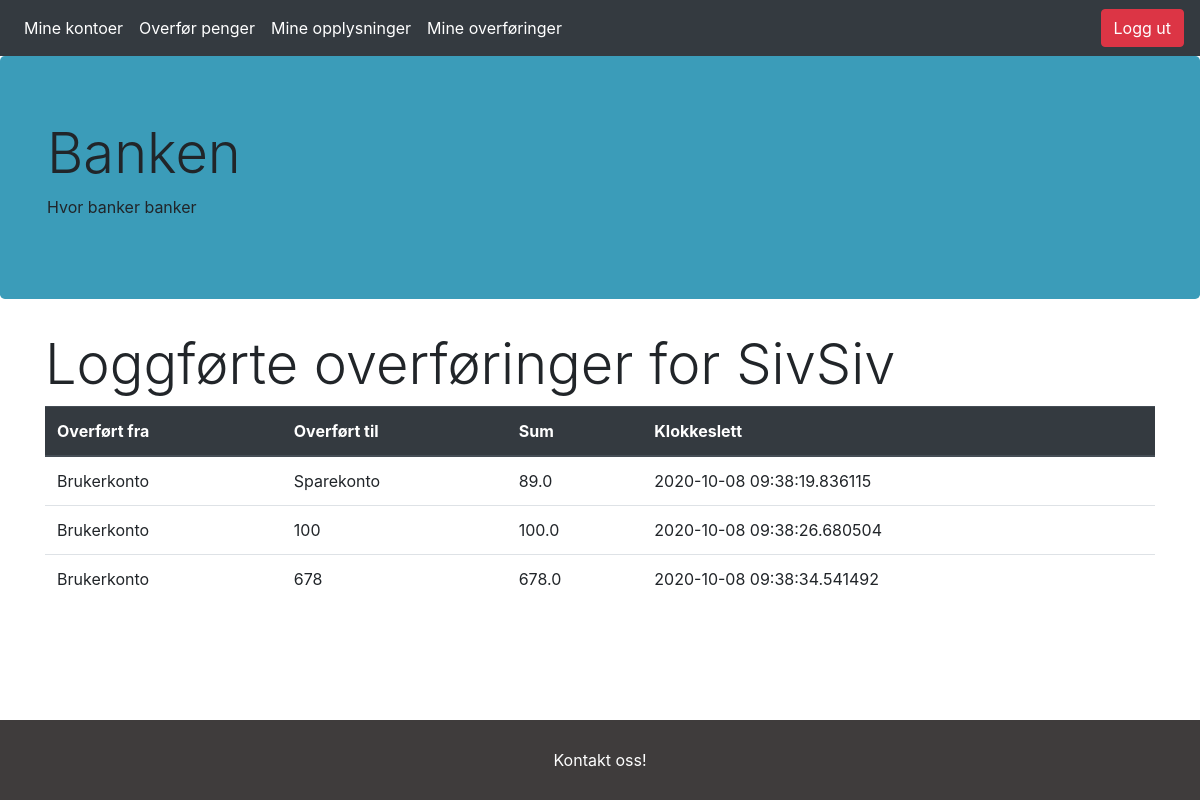
The page /logs (signed in) on the database its author committed.
### app/models.py (models this page shows, shortened)
class User(db.Model, UserMixin):
    id = db.Column(db.Integer, primary_key=True, nullable=False)
    username = db.Column(db.String(20), unique=True, nullable=False)
    useremail = db.Column(db.String(120), unique=True, nullable=False)
    useraddr = db.Column(db.String(200), nullable=False)
    userpwd = db.Column(db.String(60), nullable=False)
    usertlf = db.Column(db.Integer(), unique=True,  nullable=False)
    accounts = db.relationship('Account',  backref='holder', lazy=True)
    logs = db.relationship('Log', backref='logger', lazy=True)
    otp_secret = db.Column(db.String(16))

class Log(db.Model):
    id = db.Column(db.Integer, primary_key=True)
    loguser = db.Column(db.Integer, db.ForeignKey('user.id'), nullable=False)
    logfrom = db.Column(db.String(20), nullable=False)
    logto = db.Column(db.String(20), nullable=False)
    logsum = db.Column(db.Float , nullable=False)
    logtime = db.Column(db.String(20), nullable=False)

### app/routes.py (the view)
@app.route("/logs")
@login_required
def logs():
    return render_template('logs.html')

### app/models.py (called while the page is built)
@login_manager.user_loader
def load_user(user_id):
    return User.query.get(int(user_id))

### app/templates/logs.html
{%extends 'base.html'%} {% block body %}
<div class="container mx-auto">
    <h1 class="display-4"> Loggførte overføringer for {{ current_user.username }} </h1>
    <table class="table">
        <thead class="thead-dark">
            <th>Overført fra</th>
            <th>Overført til</th>
            <th>Sum</th>
            <th>Klokkeslett</th>
        </thead>
        {%for log in current_user.logs if current_user.logs%}
        <tr>
            <td>{{ log.logfrom}}</td>
            <td>{{ log.logto}}</td>
            <td>{{ log.logsum}}</td>
            <td>{{ log.logtime}}</td>
        </tr>
        {% endfor %}
    </table>
</div>
{% endblock %}

### app/templates/base.html (shortened to what this page needs)
<!DOCTYPE html>
<html lang="en" dir="ltr">
<head>
    <link rel="stylesheet" href="https://stackpath.bootstrapcdn.com/bootstrap/4.5.2/css/bootstrap.min.css">
    <link rel="stylesheet" href="{{url_for('static' , filename = 'css/style.css')}}">
</head>
<body>
    <header>
        <nav class="navbar navbar-expand-md navbar-dark navbar-top bg-dark">
            <div class="collapse navbar-collapse">
                <ul class="navbar-nav mr-auto">
                    {% if current_user.is_authenticated %}
                    <li class="nav-item active">
                        <a class="nav-link" href="{{url_for('myaccs')}}"> Mine kontoer </a>
                    </li>
                    <li class="nav-item active">
                        <a class="nav-link" href="{{url_for('transaction')}}"> Overfør penger </a>
                    </li>
                    <li class="nav-item active">
                        <a class="nav-link" href="{{url_for('account')}}"> Mine opplysninger </a>
                    </li>
                    <li class="nav-item active">
                        <a class="nav-link" href="{{url_for('logs')}}"> Mine overføringer </a>
                    </li>
                    {% endif %}
                </ul>
            </div>
            <div class="form-inline mt-2 mt-md-0">
                {% if current_user.is_authenticated %}
                <a href="{{url_for('logout')}}" class="btn btn-danger">Logg ut</a> {% else %}
                <a href="{{url_for('login')}}" class="btn btn-success">Logg inn</a> {% endif %}
            </div>
        </nav>
    </header>
    <div class="jumbotron">
        <div class="container">
            <h1 class="display-4">Banken</h1>
            <p>Hvor banker banker</p>
        </div>
    </div>
     {% block body %} {% endblock %}
    <br>
    <div class="footer">
        <a class="nav-link" href="{{url_for('index')}}" style=color:inherit;> Kontakt oss! </a>
    </div>
</body>
</html>

### app/static/css/style.css (style rules this page uses)
ul { list-style-type: none; margin: 0; padding: 0; overflow: hidden; position: -webkit-sticky; position: sticky; top: 0; }
.footer { position: fixed; left: 0; bottom: 0; width: 100%; background-color: red; color: white; text-align: center; }

### app/templates/base.html (style rules this page uses)
.footer { position: fixed-bottom; left: 0; bottom: 0; width: 100%; background-color: rgb(63, 60, 60); color: white; text-align: center; height: 80px; clear: both; padding-top: 20px; }
.jumbotron { background: rgb(59, 156, 185); }

### rows shown on the page
User: username "SivSiv"
Log: logfrom "Brukerkonto", logto "Sparekonto", logsum "89.0", logtime "2020-10-08 09:38:19.836115"
Log: logfrom "Brukerkonto", logto "100", logsum "100.0", logtime "2020-10-08 09:38:26.680504"
Log: logfrom "Brukerkonto", logto "678", logsum "678.0", logtime "2020-10-08 09:38:34.541492"
